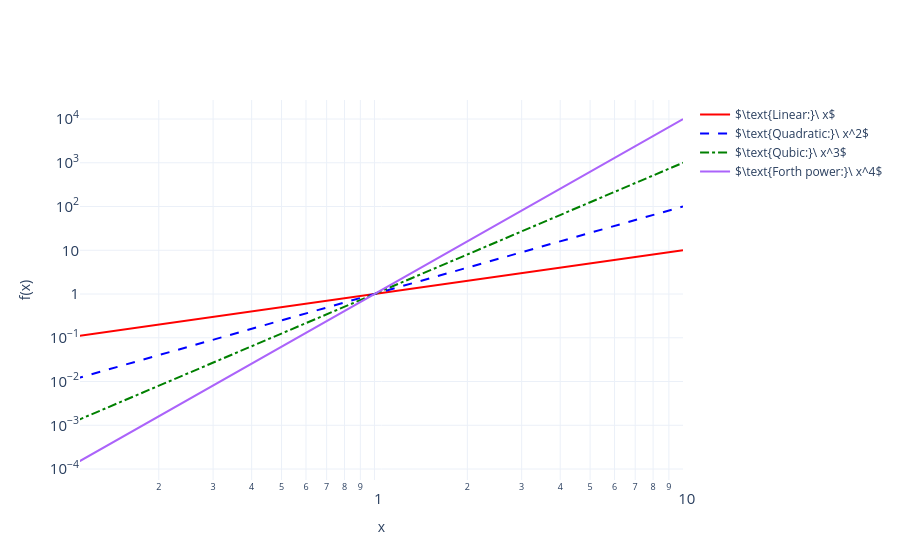

Here is the notebook cell this chart was saved with:
### Markdown cell above
### Styling the graph
The SI notation style is *not* standard in Physics, so we should change that. It takes some searching on how to do this, but then in the end, the solution is fairly simple. Here is the last plot again.

### Code cell
fig.update_layout(
    xaxis=go.layout.XAxis(
    title="x",
    type="log",
    exponentformat = "power"
    ),
    yaxis=go.layout.YAxis(
    title="f(x)",
    type="log",
    exponentformat = "power" # List of possible formats: "none" "e" "E" "power" "B" "SI"
    ))
fig.show()
